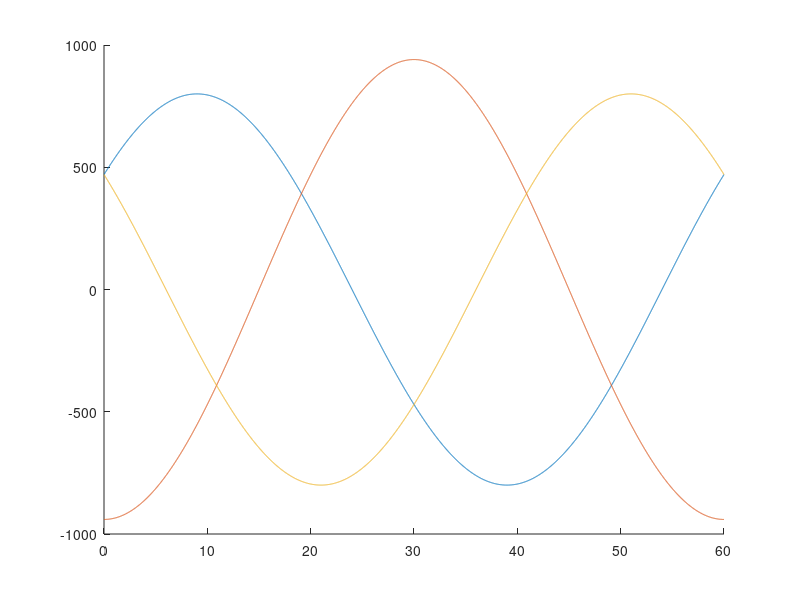

Reproduce this figure in MATLAB. (Note: this script raises an error after producing the figure.)
clear variables

figure(1);
hold on;
pos = 0:0.01:60;
i1 = 800*cos((pos-9)*6*pi/180);
i3 = 800*cos((pos-51)*6*pi/180);
i2 = (-i1-i3);
plot(pos,i1);
plot(pos,i2);
plot(pos,i3);

% Pre-compute all the Clark Park Trans. for the defined rotor positions
CPT = ClarkParkTransform(pos);

aLine = [];

for degShift = [2;4]
    % Power conservative Clark transform
    phaseDelta = degShift*pi/180*6;
    i1i2i3(1,:) = i1;
    i1i2i3(2,:) = i2;
    i1i2i3(3,:) = i3;
    
    expIq = CPT.phase2dirquad(phaseDelta(1),phaseDelta(2),i1i2i3);
    
    oldLine = aLine;
    aLine=plot(pos,expIq);
    pause; disp(degShift);
    if ~isempty(oldLine)
        delete(oldLine);
    end
end

dPhi0 = zeros(2,1); % Elec Phase Shift
motShiftDeg = @(aElecPhaseShift) aElecPhaseShift/6*180/pi;
optimCtx = ClarkParkOptim(CPT,i1,i2,i3);

% Use an optimization approach to find the phase shifts that result in a constant Iq
[optimFunction,options] = ClarkParkOptim.getOptimConfig();

% optimize
%
% Important note:
% - Dq0 is the init vector for the optimization
% - Dq is the main optimization variable (format set by Dq0)
%
funcProps = functions(optimFunction);
funcName = funcProps.function;
switch funcName
    case 'lsqnonlin'
        [dPhiOpt, resnorm, ~, exitflag, output, ~] ...
            = optimFunction(@(dPhi) optimCtx.costFunction1(dPhi), ...
            dPhi0, [], [], options);
    otherwise
        % We are not computing optimalDq, but just using a previous
        % result for a performance evaluation
        error('Solver not supported !');
end

dPhiOpt
resnorm
exitflag
output

motShift = motShiftDeg(dPhiOpt);
display(motShift);

% Power conservative Clark transform
phaseDelta = motShift*pi/180*6;
expIq = CPT.phase2dirquad(phaseDelta(1),phaseDelta(2),i1i2i3);
figure(1);
aLine=plot(pos,expIq);

